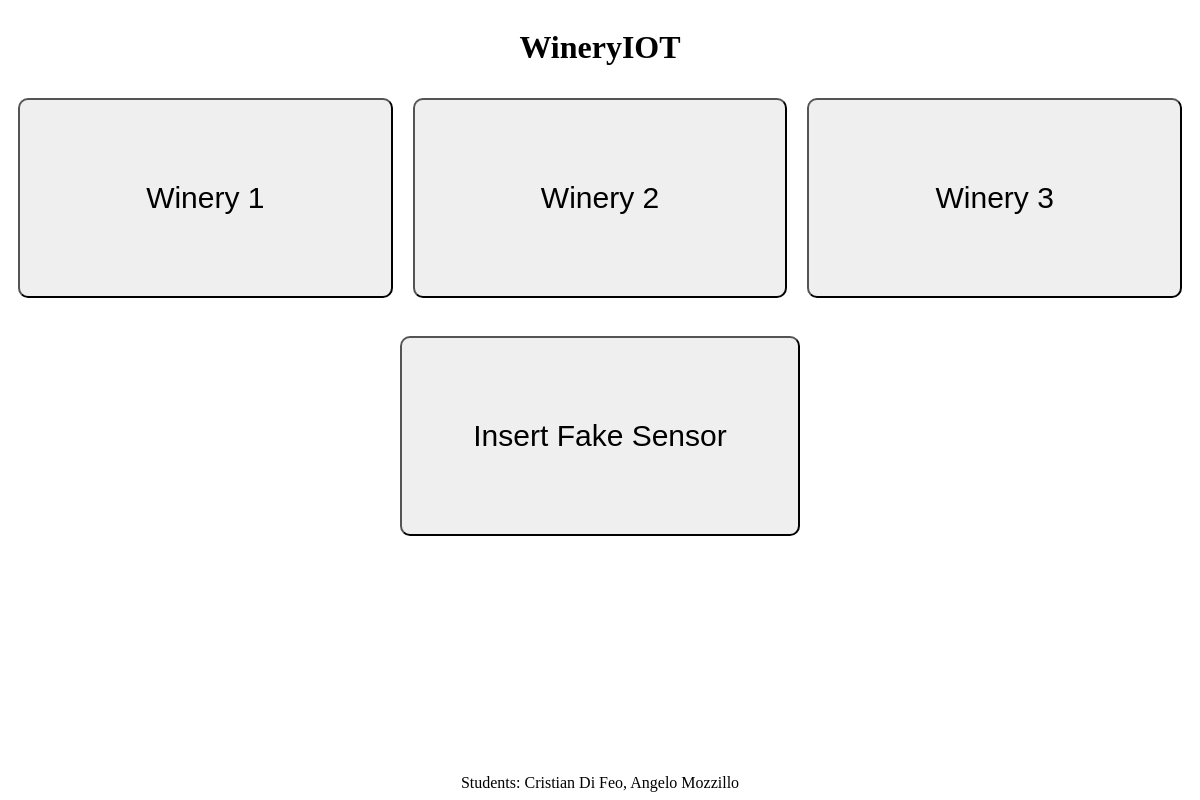
The page / on the database its author committed.
### schema.py (models this page shows, shortened)
class Winery(db.Model):
    __tablename__ = "winerys"
    winery_id = db.Column("winery_id", db.Integer, primary_key=True)
    winery_lat = db.Column(db.Float, nullable=False)
    winery_long = db.Column(db.Float, nullable=False)
    sensors = db.relationship("Sensor", backref="winerys")

### views.py (the view)
@app.route("/")
def index():
    winerys = wm.get_all_winerys()
    return render_template("index.html", winerys=winerys)

### winerys.py (called while the page is built)
    def get_all_winerys(self):
        return Winery.query.all()

### templates/index.html (shortened to what this page needs)
<html>
<head>
    <link rel="stylesheet" type="text/css" href="{{ url_for('static', filename='css/index.css') }}">
</head>
<body>
    <header>
        <h1 style='text-align:center'>
            WineryIOT
        </h1>
    </header>
    <div id = "wrapper">
        {% for winery in winerys %}
        <button type="button" onclick="window.location.href='{{url_for('winery', winery_id = winery.winery_id)}}'">
            Winery {{winery.winery_id}}
        </button>
        {% endfor %}
    </div>
    <br>
    <div id = "insert">
    <button type="button" onclick="window.location.href='{{url_for('insert')}}'">
        Insert Fake Sensor
    </button>
    </div>
    <footer>
        Students: Cristian Di Feo, Angelo Mozzillo
    </footer>
</body>
</html>

### static/css/index.css (style rules this page uses)
#wrapper { width: 100%; display: flex; justify-content: center; }
button { font-size: 30; height: 200; width: 400; margin: 10px; border-radius: 10px; }
#insert { display: flex; justify-content: center; }
footer { text-align: center; margin-top:auto; }
body { height:98%; display:flex; flex-direction:column; }

### rows shown on the page
Winery: winery_id "1"
Winery: winery_id "2"
Winery: winery_id "3"
